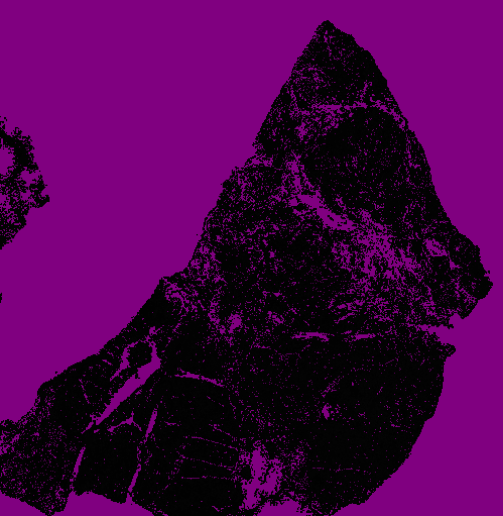
#> input picture images/class.png, 503 x 516 px, found by its file name
$ python black_count.py
#> lines starting #> are read from the running program, lines starting #| are printed output that depends on the picture
"""
Count black pixels in an image.
Reads an image, converts it to grayscale, resizes it, and then exits.

https://stackoverflow.com/questions/19167348/count-the-black-pixels-using-opencv/
"""

import cv2
import numpy as np


def cv_size(img):
    return tuple(img.shape[1::-1])


# rgbImage = cv2.imread('../images/prob.png')
rgbImage = cv2.imread('../images/class.png')
#> rgbImage is the input picture: shape (516, 503, 3); mean B, G, R 73.1, 1, 73.1

grayImage = cv2.cvtColor(rgbImage, cv2.COLOR_BGR2GRAY)
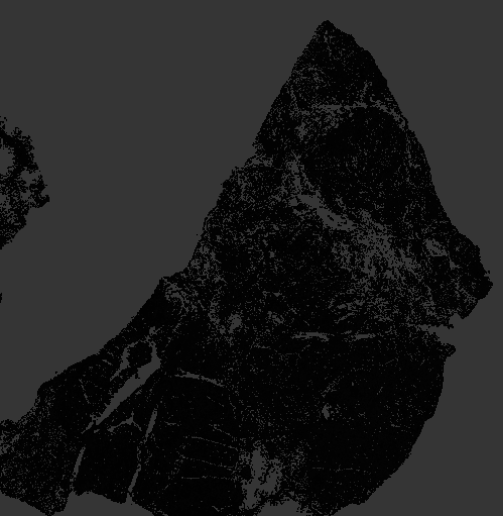
#> grayImage: shape (516, 503); min 1, max 53, mean 30.8

rows, cols = grayImage.shape
#> rows = 516; cols = 503
print(rows, cols)
#| 516 503
#> (the run stopped early here; a loop or call above may not have finished)

$ run again, with images/prob.png copied over images/class.png
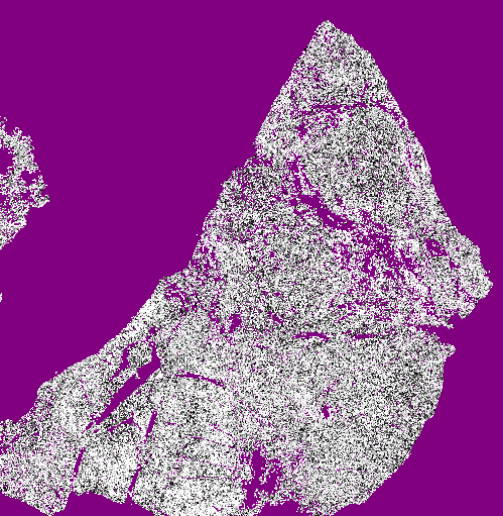
#> input picture images/prob.png, 503 x 516 px, found by its file name
#> rgbImage is the input picture: shape (516, 503, 3); mean B, G, R 151.4, 79.3, 151.4
#> `grayImage = cv2.cvtColor(rgbImage, cv2.COLOR_BGR2GRAY)`:
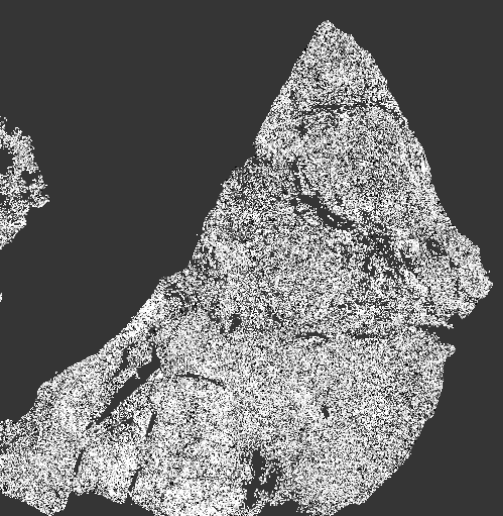
#> grayImage: shape (516, 503); min 0, max 255, mean 109.1
#| 516 503

$ run again, with images/TCGA-3C-AALI-01Z-00-DX1.png copied over images/class.png
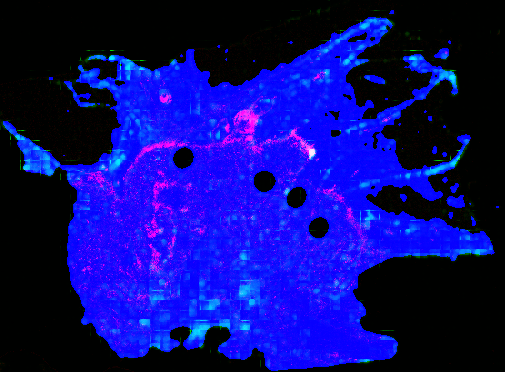
#> input picture images/TCGA-3C-AALI-01Z-00-DX1.png, 505 x 372 px, found by its file name
#> rgbImage is the input picture: shape (372, 505, 3); mean B, G, R 124.9, 11.4, 12.4
#> `grayImage = cv2.cvtColor(rgbImage, cv2.COLOR_BGR2GRAY)`:
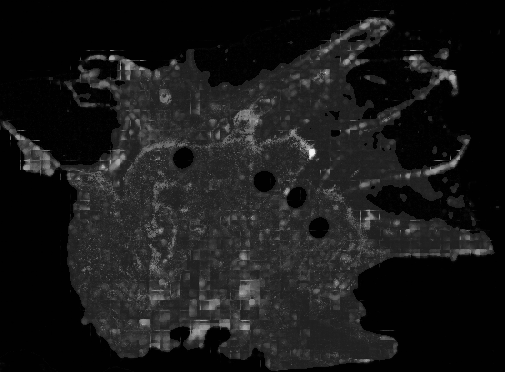
#> grayImage: shape (372, 505); min 0, max 242, mean 24.8
#| 372 505

$ run again, with images/TCGA-4Z-AA7Q-01Z-00-DX1.png copied over images/class.png
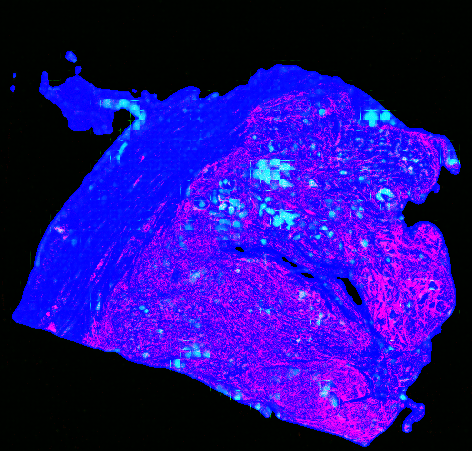
#> input picture images/TCGA-4Z-AA7Q-01Z-00-DX1.png, 472 x 451 px, found by its file name
#> rgbImage is the input picture: shape (451, 472, 3); mean B, G, R 139.8, 11.7, 35.9
#> `grayImage = cv2.cvtColor(rgbImage, cv2.COLOR_BGR2GRAY)`:
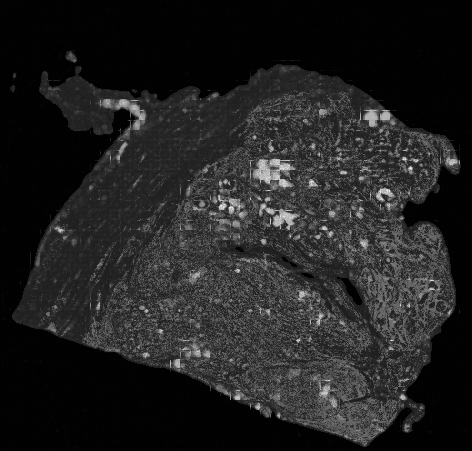
#> grayImage: shape (451, 472); min 0, max 235, mean 33.5
#| 451 472
